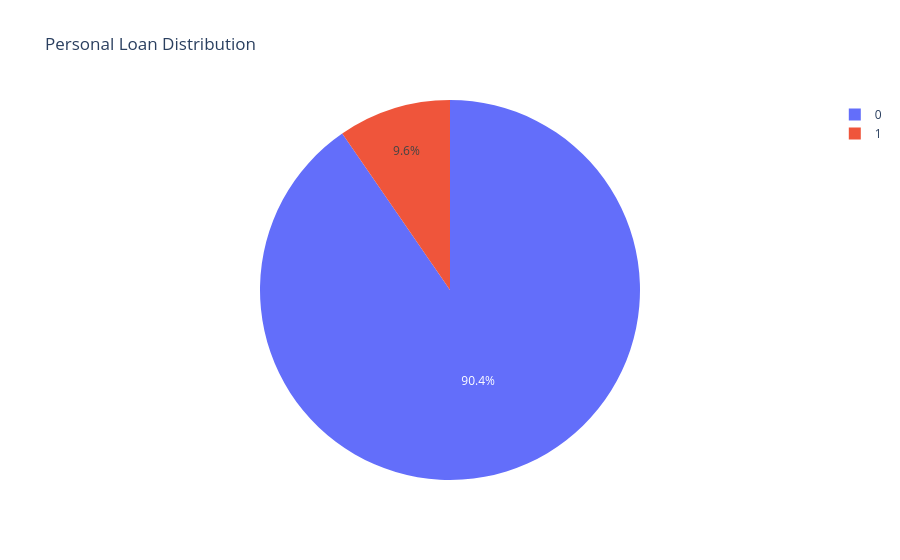

Notebook cell for this chart:
### Code cell
fig = px.pie(df, 
             names='Personal.Loan', 
             title='Personal Loan Distribution')
fig.show()

### Figure 1 — Plotly figure (JSON) as saved in the notebook; plotly's stock layout.template omitted (floating-point values rounded to 4 significant figures; data arrays with more than 128 entries replaced by an {"elided": "..."} marker saying what was removed)
{"data": [{"domain": {"x": [0, 1], "y": [0, 1]}, "hovertemplate": "Personal.Loan=%{label}<extra></extra>", "labels": {"elided": "5000 int values"}, "legendgroup": "", "name": "", "showlegend": true, "type": "pie"}], "layout": {"legend": {"tracegroupgap": 0}, "title": {"text": "Personal Loan Distribution"}}}
